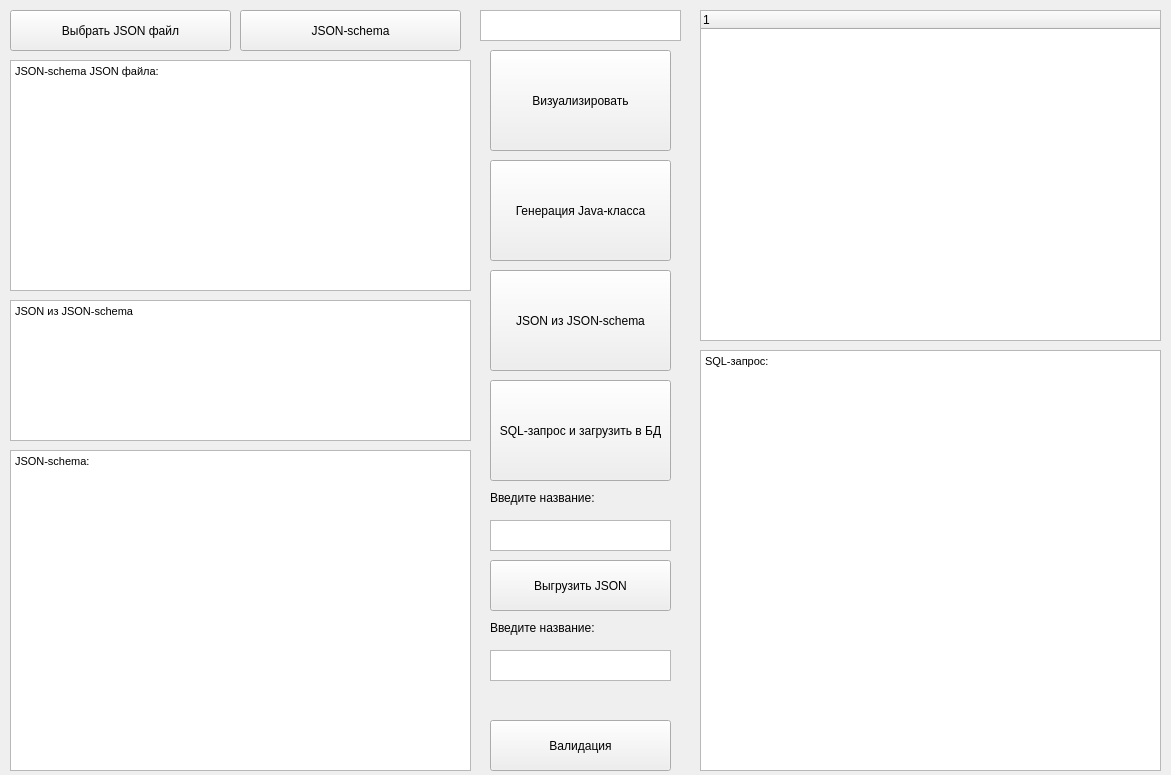
<?xml version="1.0" encoding="UTF-8"?>
<ui version="4.0">
 <class>Form</class>
 <widget class="QWidget" name="Form">
  <property name="geometry">
   <rect>
    <x>0</x>
    <y>0</y>
    <width>1171</width>
    <height>775</height>
   </rect>
  </property>
  <property name="minimumSize">
   <size>
    <width>899</width>
    <height>555</height>
   </size>
  </property>
  <property name="windowTitle">
   <string>Form</string>
  </property>
  <widget class="QTreeWidget" name="treeViewer">
   <property name="geometry">
    <rect>
     <x>700</x>
     <y>10</y>
     <width>461</width>
     <height>331</height>
    </rect>
   </property>
   <column>
    <property name="text">
     <string notr="true">1</string>
    </property>
   </column>
  </widget>
  <widget class="QPushButton" name="visB">
   <property name="geometry">
    <rect>
     <x>490</x>
     <y>50</y>
     <width>181</width>
     <height>101</height>
    </rect>
   </property>
   <property name="text">
    <string>Визуализировать</string>
   </property>
  </widget>
  <widget class="QTextBrowser" name="textBrowser">
   <property name="geometry">
    <rect>
     <x>480</x>
     <y>10</y>
     <width>201</width>
     <height>31</height>
    </rect>
   </property>
  </widget>
  <widget class="QPushButton" name="javacB">
   <property name="geometry">
    <rect>
     <x>490</x>
     <y>160</y>
     <width>181</width>
     <height>101</height>
    </rect>
   </property>
   <property name="text">
    <string>Генерация Java-класса</string>
   </property>
  </widget>
  <widget class="QPushButton" name="schemaTjsonB">
   <property name="geometry">
    <rect>
     <x>490</x>
     <y>270</y>
     <width>181</width>
     <height>101</height>
    </rect>
   </property>
   <property name="text">
    <string>JSON из JSON-schema</string>
   </property>
  </widget>
  <widget class="QPushButton" name="sqlB">
   <property name="geometry">
    <rect>
     <x>490</x>
     <y>380</y>
     <width>181</width>
     <height>101</height>
    </rect>
   </property>
   <property name="text">
    <string>SQL-запрос и загрузить в БД</string>
   </property>
  </widget>
  <widget class="QTextBrowser" name="schemaViewer">
   <property name="geometry">
    <rect>
     <x>10</x>
     <y>60</y>
     <width>461</width>
     <height>231</height>
    </rect>
   </property>
   <property name="html">
    <string>&lt;!DOCTYPE HTML PUBLIC &quot;-//W3C//DTD HTML 4.0//EN&quot; &quot;http://www.w3.org/TR/REC-html40/strict.dtd&quot;&gt;
&lt;html&gt;&lt;head&gt;&lt;meta name=&quot;qrichtext&quot; content=&quot;1&quot; /&gt;&lt;style type=&quot;text/css&quot;&gt;
p, li { white-space: pre-wrap; }
&lt;/style&gt;&lt;/head&gt;&lt;body style=&quot; font-family:'MS Shell Dlg 2'; font-size:8pt; font-weight:400; font-style:normal;&quot;&gt;
&lt;p style=&quot; margin-top:0px; margin-bottom:0px; margin-left:0px; margin-right:0px; -qt-block-indent:0; text-indent:0px;&quot;&gt;JSON-schema JSON файла:&lt;/p&gt;
&lt;p style=&quot;-qt-paragraph-type:empty; margin-top:0px; margin-bottom:0px; margin-left:0px; margin-right:0px; -qt-block-indent:0; text-indent:0px;&quot;&gt;&lt;br /&gt;&lt;/p&gt;
&lt;p style=&quot;-qt-paragraph-type:empty; margin-top:0px; margin-bottom:0px; margin-left:0px; margin-right:0px; -qt-block-indent:0; text-indent:0px;&quot;&gt;&lt;br /&gt;&lt;/p&gt;&lt;/body&gt;&lt;/html&gt;</string>
   </property>
  </widget>
  <widget class="QPushButton" name="loadB">
   <property name="geometry">
    <rect>
     <x>10</x>
     <y>10</y>
     <width>221</width>
     <height>41</height>
    </rect>
   </property>
   <property name="text">
    <string>Выбрать JSON файл</string>
   </property>
  </widget>
  <widget class="QTextEdit" name="schemaViewer_2">
   <property name="geometry">
    <rect>
     <x>10</x>
     <y>450</y>
     <width>461</width>
     <height>321</height>
    </rect>
   </property>
   <property name="html">
    <string>&lt;!DOCTYPE HTML PUBLIC &quot;-//W3C//DTD HTML 4.0//EN&quot; &quot;http://www.w3.org/TR/REC-html40/strict.dtd&quot;&gt;
&lt;html&gt;&lt;head&gt;&lt;meta name=&quot;qrichtext&quot; content=&quot;1&quot; /&gt;&lt;style type=&quot;text/css&quot;&gt;
p, li { white-space: pre-wrap; }
&lt;/style&gt;&lt;/head&gt;&lt;body style=&quot; font-family:'MS Shell Dlg 2'; font-size:8pt; font-weight:400; font-style:normal;&quot;&gt;
&lt;p style=&quot; margin-top:0px; margin-bottom:0px; margin-left:0px; margin-right:0px; -qt-block-indent:0; text-indent:0px;&quot;&gt;JSON-schema:&lt;/p&gt;
&lt;p style=&quot;-qt-paragraph-type:empty; margin-top:0px; margin-bottom:0px; margin-left:0px; margin-right:0px; -qt-block-indent:0; text-indent:0px;&quot;&gt;&lt;br /&gt;&lt;/p&gt;&lt;/body&gt;&lt;/html&gt;</string>
   </property>
  </widget>
  <widget class="QPushButton" name="valB">
   <property name="geometry">
    <rect>
     <x>490</x>
     <y>720</y>
     <width>181</width>
     <height>51</height>
    </rect>
   </property>
   <property name="text">
    <string>Валидация</string>
   </property>
  </widget>
  <widget class="QTextBrowser" name="sqlViewer">
   <property name="geometry">
    <rect>
     <x>700</x>
     <y>350</y>
     <width>461</width>
     <height>421</height>
    </rect>
   </property>
   <property name="html">
    <string>&lt;!DOCTYPE HTML PUBLIC &quot;-//W3C//DTD HTML 4.0//EN&quot; &quot;http://www.w3.org/TR/REC-html40/strict.dtd&quot;&gt;
&lt;html&gt;&lt;head&gt;&lt;meta name=&quot;qrichtext&quot; content=&quot;1&quot; /&gt;&lt;style type=&quot;text/css&quot;&gt;
p, li { white-space: pre-wrap; }
&lt;/style&gt;&lt;/head&gt;&lt;body style=&quot; font-family:'MS Shell Dlg 2'; font-size:8pt; font-weight:400; font-style:normal;&quot;&gt;
&lt;p style=&quot; margin-top:0px; margin-bottom:0px; margin-left:0px; margin-right:0px; -qt-block-indent:0; text-indent:0px;&quot;&gt;SQL-запрос:&lt;/p&gt;
&lt;p style=&quot;-qt-paragraph-type:empty; margin-top:0px; margin-bottom:0px; margin-left:0px; margin-right:0px; -qt-block-indent:0; text-indent:0px;&quot;&gt;&lt;br /&gt;&lt;/p&gt;&lt;/body&gt;&lt;/html&gt;</string>
   </property>
  </widget>
  <widget class="QTextBrowser" name="schemaTjsonViewer">
   <property name="geometry">
    <rect>
     <x>10</x>
     <y>300</y>
     <width>461</width>
     <height>141</height>
    </rect>
   </property>
   <property name="html">
    <string>&lt;!DOCTYPE HTML PUBLIC &quot;-//W3C//DTD HTML 4.0//EN&quot; &quot;http://www.w3.org/TR/REC-html40/strict.dtd&quot;&gt;
&lt;html&gt;&lt;head&gt;&lt;meta name=&quot;qrichtext&quot; content=&quot;1&quot; /&gt;&lt;style type=&quot;text/css&quot;&gt;
p, li { white-space: pre-wrap; }
&lt;/style&gt;&lt;/head&gt;&lt;body style=&quot; font-family:'MS Shell Dlg 2'; font-size:8pt; font-weight:400; font-style:normal;&quot;&gt;
&lt;p style=&quot; margin-top:0px; margin-bottom:0px; margin-left:0px; margin-right:0px; -qt-block-indent:0; text-indent:0px;&quot;&gt;JSON из JSON-schema&lt;/p&gt;&lt;/body&gt;&lt;/html&gt;</string>
   </property>
  </widget>
  <widget class="QPushButton" name="dbTjsonB">
   <property name="geometry">
    <rect>
     <x>490</x>
     <y>560</y>
     <width>181</width>
     <height>51</height>
    </rect>
   </property>
   <property name="text">
    <string>Выгрузить JSON</string>
   </property>
  </widget>
  <widget class="QTextEdit" name="textEdit_2">
   <property name="geometry">
    <rect>
     <x>490</x>
     <y>520</y>
     <width>181</width>
     <height>31</height>
    </rect>
   </property>
  </widget>
  <widget class="QTextEdit" name="textEdit_3">
   <property name="geometry">
    <rect>
     <x>490</x>
     <y>650</y>
     <width>181</width>
     <height>31</height>
    </rect>
   </property>
  </widget>
  <widget class="QLabel" name="label">
   <property name="geometry">
    <rect>
     <x>490</x>
     <y>490</y>
     <width>171</width>
     <height>16</height>
    </rect>
   </property>
   <property name="text">
    <string>Введите название:</string>
   </property>
  </widget>
  <widget class="QLabel" name="label_2">
   <property name="geometry">
    <rect>
     <x>490</x>
     <y>620</y>
     <width>171</width>
     <height>16</height>
    </rect>
   </property>
   <property name="text">
    <string>Введите название:</string>
   </property>
  </widget>
  <widget class="QPushButton" name="schemaB">
   <property name="geometry">
    <rect>
     <x>240</x>
     <y>10</y>
     <width>221</width>
     <height>41</height>
    </rect>
   </property>
   <property name="text">
    <string>JSON-schema</string>
   </property>
  </widget>
 </widget>
 <resources/>
 <connections/>
</ui>
